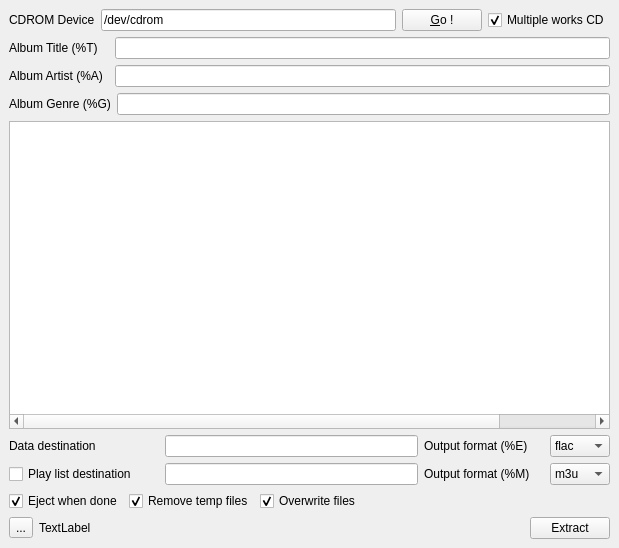
<?xml version="1.0" encoding="UTF-8"?>
<ui version="4.0">
 <class>wndQrip</class>
 <widget class="QMainWindow" name="wndQrip">
  <property name="geometry">
   <rect>
    <x>0</x>
    <y>0</y>
    <width>619</width>
    <height>548</height>
   </rect>
  </property>
  <property name="windowTitle">
   <string>Q Rip - The CD Ripper</string>
  </property>
  <property name="windowIcon">
   <iconset>
    <normaloff>:/pix/ic_newdvd.png</normaloff>:/pix/ic_newdvd.png</iconset>
  </property>
  <widget class="QWidget" name="centralwidget">
   <layout class="QVBoxLayout" name="verticalLayout">
    <item>
     <layout class="QHBoxLayout" name="horizontalLayout">
      <item>
       <widget class="QLabel" name="label">
        <property name="text">
         <string>CDROM Device</string>
        </property>
       </widget>
      </item>
      <item>
       <widget class="QLineEdit" name="leDevice">
        <property name="text">
         <string>/dev/cdrom</string>
        </property>
       </widget>
      </item>
      <item>
       <widget class="QPushButton" name="pbGo">
        <property name="text">
         <string>&amp;Go !</string>
        </property>
       </widget>
      </item>
      <item>
       <widget class="QCheckBox" name="cbMultiple">
        <property name="text">
         <string>Multiple works CD</string>
        </property>
        <property name="checked">
         <bool>true</bool>
        </property>
       </widget>
      </item>
     </layout>
    </item>
    <item>
     <layout class="QHBoxLayout" name="horizontalLayout_5">
      <item>
       <widget class="QLabel" name="lblDestData_3">
        <property name="minimumSize">
         <size>
          <width>100</width>
          <height>0</height>
         </size>
        </property>
        <property name="text">
         <string>Album Title (%T)</string>
        </property>
       </widget>
      </item>
      <item>
       <widget class="QLineEdit" name="leAlbumTitle">
        <property name="minimumSize">
         <size>
          <width>250</width>
          <height>0</height>
         </size>
        </property>
        <property name="readOnly">
         <bool>false</bool>
        </property>
       </widget>
      </item>
     </layout>
    </item>
    <item>
     <layout class="QHBoxLayout" name="horizontalLayout_6">
      <item>
       <widget class="QLabel" name="lblDestData_4">
        <property name="minimumSize">
         <size>
          <width>100</width>
          <height>0</height>
         </size>
        </property>
        <property name="text">
         <string>Album Artist (%A)</string>
        </property>
       </widget>
      </item>
      <item>
       <widget class="QLineEdit" name="leAlbumArtist">
        <property name="minimumSize">
         <size>
          <width>250</width>
          <height>0</height>
         </size>
        </property>
        <property name="readOnly">
         <bool>false</bool>
        </property>
       </widget>
      </item>
     </layout>
    </item>
    <item>
     <layout class="QHBoxLayout" name="horizontalLayout_7">
      <item>
       <widget class="QLabel" name="lblDestData_6">
        <property name="minimumSize">
         <size>
          <width>100</width>
          <height>0</height>
         </size>
        </property>
        <property name="text">
         <string>Album Genre (%G)</string>
        </property>
       </widget>
      </item>
      <item>
       <widget class="QLineEdit" name="leAlbumGenre">
        <property name="minimumSize">
         <size>
          <width>250</width>
          <height>0</height>
         </size>
        </property>
        <property name="readOnly">
         <bool>false</bool>
        </property>
       </widget>
      </item>
     </layout>
    </item>
    <item>
     <widget class="QTableWidget" name="twTracks">
      <attribute name="horizontalHeaderVisible">
       <bool>false</bool>
      </attribute>
      <attribute name="horizontalHeaderVisible">
       <bool>false</bool>
      </attribute>
      <column>
       <property name="text">
        <string>Extract</string>
       </property>
      </column>
      <column>
       <property name="text">
        <string>Composer (%C)</string>
       </property>
      </column>
      <column>
       <property name="text">
        <string> Work (%W)</string>
       </property>
      </column>
      <column>
       <property name="text">
        <string>Track no (%N)</string>
       </property>
      </column>
      <column>
       <property name="text">
        <string>Track title (%P)</string>
       </property>
      </column>
      <column>
       <property name="text">
        <string>Length (%L)</string>
       </property>
      </column>
     </widget>
    </item>
    <item>
     <layout class="QHBoxLayout" name="horizontalLayout_3">
      <item>
       <widget class="QLabel" name="lblDestData">
        <property name="minimumSize">
         <size>
          <width>150</width>
          <height>0</height>
         </size>
        </property>
        <property name="text">
         <string>Data destination</string>
        </property>
       </widget>
      </item>
      <item>
       <widget class="QLineEdit" name="leDestData">
        <property name="minimumSize">
         <size>
          <width>250</width>
          <height>0</height>
         </size>
        </property>
        <property name="text">
         <string/>
        </property>
        <property name="readOnly">
         <bool>false</bool>
        </property>
       </widget>
      </item>
      <item>
       <widget class="QLabel" name="lblDestData_5">
        <property name="minimumSize">
         <size>
          <width>120</width>
          <height>0</height>
         </size>
        </property>
        <property name="text">
         <string>Output format (%E)</string>
        </property>
       </widget>
      </item>
      <item>
       <widget class="QComboBox" name="cbFormat">
        <property name="minimumSize">
         <size>
          <width>60</width>
          <height>0</height>
         </size>
        </property>
        <item>
         <property name="text">
          <string>flac</string>
         </property>
        </item>
        <item>
         <property name="text">
          <string>wav</string>
         </property>
        </item>
        <item>
         <property name="text">
          <string>mp3</string>
         </property>
        </item>
        <item>
         <property name="text">
          <string>ogg</string>
         </property>
        </item>
       </widget>
      </item>
     </layout>
    </item>
    <item>
     <layout class="QHBoxLayout" name="horizontalLayout_2">
      <item>
       <widget class="QCheckBox" name="cbPlaylist">
        <property name="minimumSize">
         <size>
          <width>150</width>
          <height>0</height>
         </size>
        </property>
        <property name="text">
         <string>Play list destination</string>
        </property>
       </widget>
      </item>
      <item>
       <widget class="QLineEdit" name="leDestPlaylist">
        <property name="minimumSize">
         <size>
          <width>250</width>
          <height>0</height>
         </size>
        </property>
        <property name="readOnly">
         <bool>false</bool>
        </property>
       </widget>
      </item>
      <item>
       <widget class="QLabel" name="lblDestData_2">
        <property name="minimumSize">
         <size>
          <width>120</width>
          <height>0</height>
         </size>
        </property>
        <property name="text">
         <string>Output format (%M)</string>
        </property>
       </widget>
      </item>
      <item>
       <widget class="QComboBox" name="cbFormatPlaylist">
        <property name="minimumSize">
         <size>
          <width>60</width>
          <height>0</height>
         </size>
        </property>
        <item>
         <property name="text">
          <string>m3u</string>
         </property>
        </item>
       </widget>
      </item>
     </layout>
    </item>
    <item>
     <layout class="QHBoxLayout" name="horizontalLayout_8">
      <item>
       <widget class="QCheckBox" name="cbEject">
        <property name="text">
         <string>Eject when done</string>
        </property>
        <property name="checked">
         <bool>true</bool>
        </property>
       </widget>
      </item>
      <item>
       <widget class="QCheckBox" name="cbRemove">
        <property name="text">
         <string>Remove temp files</string>
        </property>
        <property name="checked">
         <bool>true</bool>
        </property>
       </widget>
      </item>
      <item>
       <widget class="QCheckBox" name="cbOverwrite">
        <property name="text">
         <string>Overwrite files</string>
        </property>
        <property name="checked">
         <bool>true</bool>
        </property>
       </widget>
      </item>
      <item>
       <spacer name="horizontalSpacer_2">
        <property name="orientation">
         <enum>Qt::Horizontal</enum>
        </property>
        <property name="sizeHint" stdset="0">
         <size>
          <width>40</width>
          <height>20</height>
         </size>
        </property>
       </spacer>
      </item>
     </layout>
    </item>
    <item>
     <layout class="QHBoxLayout" name="horizontalLayout_4">
      <item>
       <widget class="QToolButton" name="tbExit">
        <property name="text">
         <string>...</string>
        </property>
        <property name="icon">
         <iconset resource="qrip.qrc">
          <normaloff>:/pix/ic_exit.png</normaloff>:/pix/ic_exit.png</iconset>
        </property>
       </widget>
      </item>
      <item>
       <widget class="QLabel" name="lblProgress">
        <property name="text">
         <string>TextLabel</string>
        </property>
       </widget>
      </item>
      <item>
       <spacer name="horizontalSpacer">
        <property name="orientation">
         <enum>Qt::Horizontal</enum>
        </property>
        <property name="sizeHint" stdset="0">
         <size>
          <width>40</width>
          <height>20</height>
         </size>
        </property>
       </spacer>
      </item>
      <item>
       <widget class="QPushButton" name="pbExtract">
        <property name="text">
         <string>Extract</string>
        </property>
       </widget>
      </item>
     </layout>
    </item>
   </layout>
  </widget>
 </widget>
 <resources>
  <include location="qrip.qrc"/>
 </resources>
 <connections>
  <connection>
   <sender>tbExit</sender>
   <signal>clicked()</signal>
   <receiver>wndQrip</receiver>
   <slot>close()</slot>
   <hints>
    <hint type="sourcelabel">
     <x>22</x>
     <y>525</y>
    </hint>
    <hint type="destinationlabel">
     <x>309</x>
     <y>273</y>
    </hint>
   </hints>
  </connection>
 </connections>
</ui>
